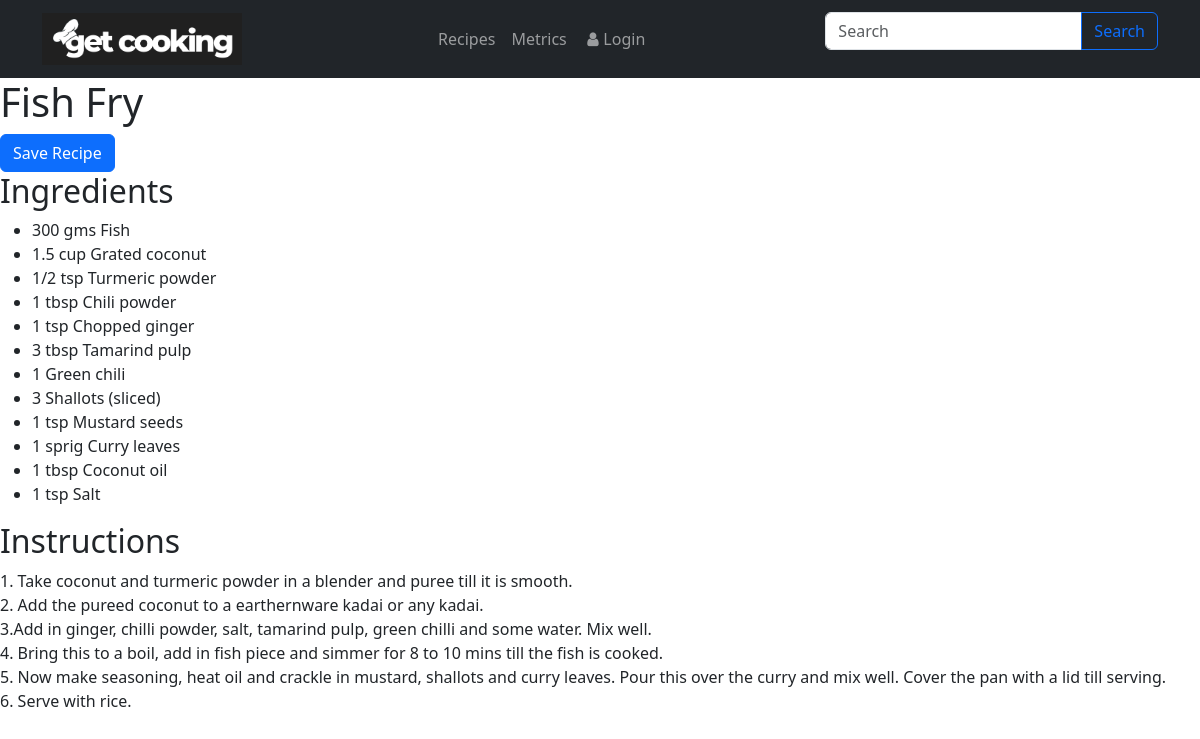
The app's page /view_recipe.php?recipe_id=4 with its own data.
### tables this page shows
CREATE TABLE `recipes` (
  `RecipeID` int(11) NOT NULL,
  `RecipeName` varchar(255) NOT NULL,
  `Category` varchar(50) DEFAULT NULL,
  `Instructions` text DEFAULT NULL,
  `ImageURL` varchar(255) DEFAULT NULL
);

CREATE TABLE `ingredients` (
  `IngredientID` int(11) NOT NULL,
  `RecipeID` int(11) DEFAULT NULL,
  `IngredientName` varchar(100) DEFAULT NULL,
  `Amount` varchar(50) DEFAULT NULL
);

### view_recipe.php (the view, shortened to what this page needs)
<?php
include 'connect.php';
?>
<!DOCTYPE html>
<html lang="en">
<head>
    <link rel="stylesheet" href="https://cdn.jsdelivr.net/npm/bootstrap@5.3.0/dist/css/bootstrap.min.css">
    <link rel="stylesheet" href="https://cdnjs.cloudflare.com/ajax/libs/font-awesome/4.7.0/css/font-awesome.min.css">
    <link rel="stylesheet" href="https://cdnjs.cloudflare.com/ajax/libs/bootstrap-icons/1.5.0/font/bootstrap-icons.min.css">
</head>
<body>
    <header class="navbar navbar-expand-lg navbar-dark bg-dark">
        <div class="container">
            <a class="navbar-brand" href="index.php">
                <img src="image\mylogo.png" alt="Logo" width="200">
            </a>
            <ul class="navbar-nav">
                <li class="nav-item">
                    <a class="nav-link" href="recipe.php">Recipes</a>
                </li>
                <li class="nav-item">
                    <a class="nav-link" href="metric.php">Metrics</a>
                </li>
                <li class="nav-item">
                    <a class="nav-link" href="login.php">
                        <i class="fa fa-fw fa-user"></i>Login
                    </a>
                </li>
            </ul>
            <form method="POST" action="search.php" class="d-flex">
                <div class="input-group mb-3">
                    <input class="form-control" name="recipeName" type="text" placeholder="Search" aria-label="Search for a recipe">
                    <button class="btn btn-outline-primary" type="submit" name="search">Search</button>
                </div>
            </form>
        </div>
    </header>
    <div id="recipe-details-container">
        <?php
            if (isset($_GET['recipe_id'])) {
                $recipe_id = $_GET['recipe_id'];
                $sql = "SELECT * FROM Recipes WHERE RecipeID = $recipe_id";
                $result = $conn->query($sql);
                if ($result->num_rows > 0) {
                    $row = $result->fetch_assoc();
                    echo '<h1>' . $row["RecipeName"] . '</h1>';
                    echo '<button id="save-recipe-button" class="btn btn-primary" data-recipeid="' . $recipe_id . '">Save Recipe</button>';
                    echo '<h2>Ingredients</h2>';
                    $ingredients_sql = "SELECT IngredientName, Amount FROM Ingredients WHERE RecipeID = $recipe_id";
                    $ingredients_result = $conn->query($ingredients_sql);
                    if ($ingredients_result->num_rows > 0) {
                        echo '<ul>';
                        while ($ingredient_row = $ingredients_result->fetch_assoc()) {
                            echo '<li>' . $ingredient_row["Amount"] . ' ' . $ingredient_row["IngredientName"] . '</li>';
                        }
                        echo '</ul>';
                    } else {
                        echo 'No ingredients found for this recipe.';
                    }
                    echo '<h2>Instructions</h2>';
                    echo '<p class="recipe-instructions">' . nl2br($row["Instructions"]) . '</p>';
                } else {
                    echo "Recipe not found.";
                }
            } else {
                echo "Recipe ID not specified.";
            }
        ?>
    </div>
</body>
</html>

### records on screen
recipes: RecipeName "Fish Fry", Instructions "1. Take coconut and turmeric powder in a blender and puree till it is smooth. 2. Add the pureed coconut to a earthernware kadai or any kadai. 3.Add in ginger, chilli powder, salt, tamarind pulp, green chilli and some water. Mix well. 4. Bring this to a boil, add in fish piece and simmer for 8 to 10 mins till the fish is cooked. 5. Now make seasoning, heat oil and crackle in mustard, shallots and curry leaves. Pour this over the curry and mix well. Cover the pan with a lid till serving. 6. Serve with rice."
ingredients: Amount "300 gms", IngredientName "Fish"
ingredients: Amount "1.5 cup", IngredientName "Grated coconut"
ingredients: Amount "1/2 tsp", IngredientName "Turmeric powder"
ingredients: Amount "1 tbsp", IngredientName "Chili powder"
ingredients: Amount "1 tsp", IngredientName "Chopped ginger"
ingredients: Amount "3 tbsp", IngredientName "Tamarind pulp"
ingredients: Amount "1", IngredientName "Green chili"
ingredients: Amount "3", IngredientName "Shallots (sliced)"
ingredients: Amount "1 tsp", IngredientName "Mustard seeds"
ingredients: Amount "1 sprig", IngredientName "Curry leaves"
ingredients: Amount "1 tbsp", IngredientName "Coconut oil"
ingredients: Amount "1 tsp", IngredientName "Salt"
